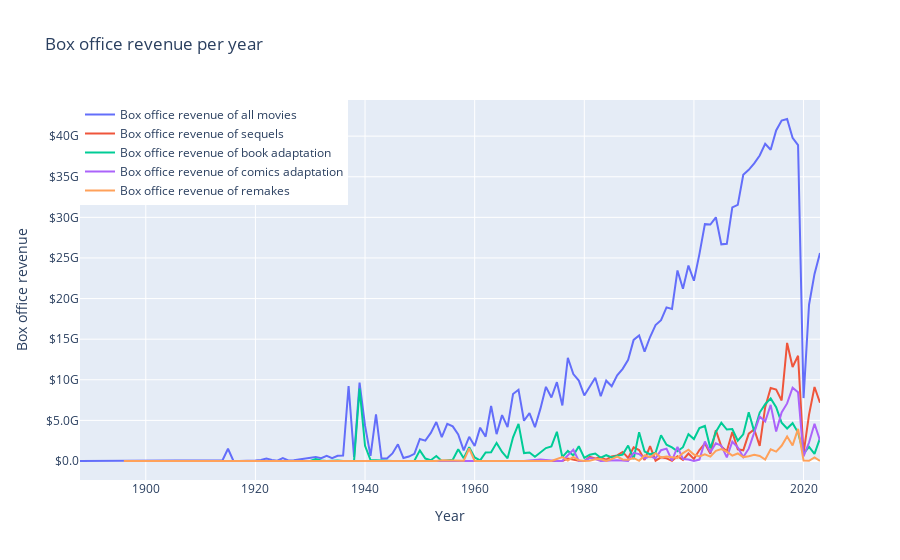

The notebook cell this image was saved under:
### Code cell
from src.models.box_office_revenue import get_box_office_absolute

# Plot figure 4: box office revenue per year
fig = get_box_office_absolute(movie_frames_concat)
fig
